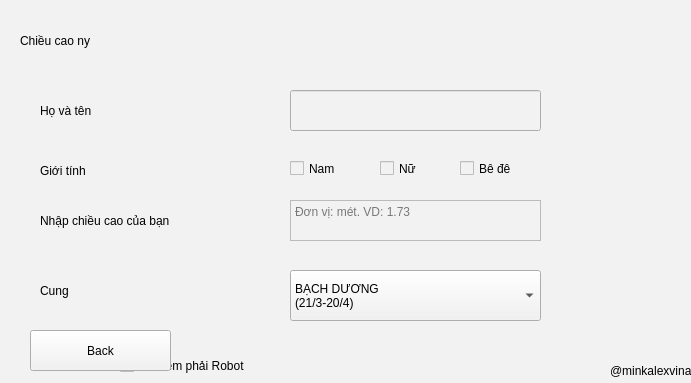
<?xml version="1.0" encoding="UTF-8"?>
<ui version="4.0">
 <class>MainWindow</class>
 <widget class="QMainWindow" name="MainWindow">
  <property name="geometry">
   <rect>
    <x>0</x>
    <y>0</y>
    <width>691</width>
    <height>383</height>
   </rect>
  </property>
  <property name="windowTitle">
   <string>MainWindow</string>
  </property>
  <property name="windowIcon">
   <iconset resource="qrc/icon.qrc">
    <normaloff>:/icon/bird.png</normaloff>:/icon/bird.png</iconset>
  </property>
  <property name="windowOpacity">
   <double>1.000000000000000</double>
  </property>
  <property name="styleSheet">
   <string notr="true">background-color: rgb(242, 242, 242);</string>
  </property>
  <widget class="QWidget" name="centralwidget">
   <widget class="QStackedWidget" name="stackedWidget">
    <property name="geometry">
     <rect>
      <x>0</x>
      <y>0</y>
      <width>691</width>
      <height>381</height>
     </rect>
    </property>
    <property name="styleSheet">
     <string notr="true">background-color: rgb(242, 242, 242);</string>
    </property>
    <widget class="QWidget" name="page">
     <widget class="QLabel" name="label">
      <property name="geometry">
       <rect>
        <x>20</x>
        <y>0</y>
        <width>321</width>
        <height>81</height>
       </rect>
      </property>
      <property name="styleSheet">
       <string notr="true">font: 40pt \&quot;MS Shell Dlg 2\&quot;;
</string>
      </property>
      <property name="text">
       <string>Chiều cao ny</string>
      </property>
     </widget>
     <widget class="QLabel" name="labelHight">
      <property name="geometry">
       <rect>
        <x>40</x>
        <y>200</y>
        <width>231</width>
        <height>41</height>
       </rect>
      </property>
      <property name="styleSheet">
       <string notr="true">font: 16pt \&quot;MS Shell Dlg 2\&quot;;</string>
      </property>
      <property name="text">
       <string>Nhập chiều cao của bạn</string>
      </property>
     </widget>
     <widget class="QCheckBox" name="checkBoy">
      <property name="geometry">
       <rect>
        <x>290</x>
        <y>160</y>
        <width>70</width>
        <height>17</height>
       </rect>
      </property>
      <property name="styleSheet">
       <string notr="true">font: 16pt \&quot;MS Shell Dlg 2\&quot;</string>
      </property>
      <property name="text">
       <string>Nam</string>
      </property>
     </widget>
     <widget class="QCheckBox" name="checkGirl">
      <property name="geometry">
       <rect>
        <x>380</x>
        <y>160</y>
        <width>70</width>
        <height>17</height>
       </rect>
      </property>
      <property name="styleSheet">
       <string notr="true">font: 16pt \&quot;MS Shell Dlg 2\&quot;</string>
      </property>
      <property name="text">
       <string>Nữ</string>
      </property>
     </widget>
     <widget class="QCheckBox" name="checkGay">
      <property name="geometry">
       <rect>
        <x>460</x>
        <y>160</y>
        <width>81</width>
        <height>17</height>
       </rect>
      </property>
      <property name="styleSheet">
       <string notr="true">font: 16pt \&quot;MS Shell Dlg 2\&quot;</string>
      </property>
      <property name="text">
       <string>Bê đê</string>
      </property>
     </widget>
     <widget class="QLabel" name="labelSex">
      <property name="geometry">
       <rect>
        <x>40</x>
        <y>150</y>
        <width>221</width>
        <height>41</height>
       </rect>
      </property>
      <property name="styleSheet">
       <string notr="true">font: 16pt \&quot;MS Shell Dlg 2\&quot;;</string>
      </property>
      <property name="text">
       <string>Giới tính</string>
      </property>
     </widget>
     <widget class="QLabel" name="labelName">
      <property name="geometry">
       <rect>
        <x>40</x>
        <y>90</y>
        <width>231</width>
        <height>41</height>
       </rect>
      </property>
      <property name="styleSheet">
       <string notr="true">font: 16pt \&quot;MS Shell Dlg 2\&quot;;</string>
      </property>
      <property name="text">
       <string>Họ và tên</string>
      </property>
     </widget>
     <widget class="QComboBox" name="comboCung">
      <property name="geometry">
       <rect>
        <x>290</x>
        <y>270</y>
        <width>251</width>
        <height>51</height>
       </rect>
      </property>
      <property name="styleSheet">
       <string notr="true">font: 16pt \&quot;MS Shell Dlg 2\&quot;</string>
      </property>
      <item>
       <property name="text">
        <string>BẠCH DƯƠNG
(21/3-20/4)</string>
       </property>
      </item>
      <item>
       <property name="text">
        <string>KIM NGƯU
(21/4-20/5)</string>
       </property>
      </item>
      <item>
       <property name="text">
        <string>SONG TỬ
(21/5-21/6)</string>
       </property>
      </item>
      <item>
       <property name="text">
        <string>CỰ GIẢI
(22/6-22/7)</string>
       </property>
      </item>
      <item>
       <property name="text">
        <string>SƯ TỬ
(23/7-22/8)</string>
       </property>
      </item>
      <item>
       <property name="text">
        <string>XỬ NỮ
(23/8-22/9)</string>
       </property>
      </item>
      <item>
       <property name="text">
        <string>THIÊN BÌNH
(23/9-23/10)</string>
       </property>
      </item>
      <item>
       <property name="text">
        <string>BỌ CẠP
(24/10-22/11)</string>
       </property>
      </item>
      <item>
       <property name="text">
        <string>NHÂN MÃ
(23/11-21/12)</string>
       </property>
      </item>
      <item>
       <property name="text">
        <string>MA KẾT
(22/12-19/1)</string>
       </property>
      </item>
      <item>
       <property name="text">
        <string>BẢO BÌNH
(20/1-18/2)</string>
       </property>
      </item>
      <item>
       <property name="text">
        <string>SONG NGƯ
(19/2-20/3)</string>
       </property>
      </item>
     </widget>
     <widget class="QLabel" name="labelCung">
      <property name="geometry">
       <rect>
        <x>40</x>
        <y>270</y>
        <width>231</width>
        <height>41</height>
       </rect>
      </property>
      <property name="styleSheet">
       <string notr="true">font: 16pt \&quot;MS Shell Dlg 2\&quot;;</string>
      </property>
      <property name="text">
       <string>Cung</string>
      </property>
     </widget>
     <widget class="QCheckBox" name="checkRobot">
      <property name="geometry">
       <rect>
        <x>120</x>
        <y>350</y>
        <width>231</width>
        <height>31</height>
       </rect>
      </property>
      <property name="styleSheet">
       <string notr="true">font: 16pt \&quot;MS Shell Dlg 2\&quot;</string>
      </property>
      <property name="text">
       <string>Tôi hem phải Robot</string>
      </property>
     </widget>
     <widget class="QPushButton" name="btnStart">
      <property name="geometry">
       <rect>
        <x>600</x>
        <y>90</y>
        <width>51</width>
        <height>51</height>
       </rect>
      </property>
      <property name="styleSheet">
       <string notr="true">border: 0px;</string>
      </property>
      <property name="text">
       <string/>
      </property>
      <property name="icon">
       <iconset resource="qrc/icon.qrc">
        <normaloff>:/icon/start.png</normaloff>:/icon/start.png</iconset>
      </property>
      <property name="iconSize">
       <size>
        <width>50</width>
        <height>50</height>
       </size>
      </property>
     </widget>
     <widget class="QPushButton" name="btnSetting">
      <property name="geometry">
       <rect>
        <x>600</x>
        <y>180</y>
        <width>51</width>
        <height>51</height>
       </rect>
      </property>
      <property name="styleSheet">
       <string notr="true">border: 0px;</string>
      </property>
      <property name="text">
       <string/>
      </property>
      <property name="icon">
       <iconset resource="qrc/icon.qrc">
        <normaloff>:/icon/setting.png</normaloff>:/icon/setting.png</iconset>
      </property>
      <property name="iconSize">
       <size>
        <width>50</width>
        <height>50</height>
       </size>
      </property>
     </widget>
     <widget class="QPushButton" name="btnAbout">
      <property name="geometry">
       <rect>
        <x>600</x>
        <y>270</y>
        <width>51</width>
        <height>51</height>
       </rect>
      </property>
      <property name="styleSheet">
       <string notr="true">border: 0px;</string>
      </property>
      <property name="text">
       <string/>
      </property>
      <property name="icon">
       <iconset resource="qrc/icon.qrc">
        <normaloff>:/icon/about.png</normaloff>:/icon/about.png</iconset>
      </property>
      <property name="iconSize">
       <size>
        <width>50</width>
        <height>50</height>
       </size>
      </property>
     </widget>
     <widget class="QPlainTextEdit" name="inputHeight">
      <property name="geometry">
       <rect>
        <x>290</x>
        <y>200</y>
        <width>251</width>
        <height>41</height>
       </rect>
      </property>
      <property name="styleSheet">
       <string notr="true">font: 16pt \&quot;MS Shell Dlg 2\&quot;;</string>
      </property>
      <property name="placeholderText">
       <string>Đơn vị: mét. VD: 1.73</string>
      </property>
     </widget>
     <widget class="QLineEdit" name="inputName">
      <property name="geometry">
       <rect>
        <x>290</x>
        <y>90</y>
        <width>251</width>
        <height>41</height>
       </rect>
      </property>
      <property name="styleSheet">
       <string notr="true">font: 16pt \&quot;MS Shell Dlg 2\&quot;;</string>
      </property>
     </widget>
    </widget>
    <widget class="QWidget" name="pageSetting">
     <widget class="QComboBox" name="comboUnit">
      <property name="geometry">
       <rect>
        <x>230</x>
        <y>110</y>
        <width>181</width>
        <height>41</height>
       </rect>
      </property>
      <property name="styleSheet">
       <string notr="true">font: 16pt \&quot;MS Shell Dlg 2\&quot;</string>
      </property>
      <item>
       <property name="text">
        <string>mét</string>
       </property>
      </item>
      <item>
       <property name="text">
        <string>đề-xi-mét</string>
       </property>
      </item>
      <item>
       <property name="text">
        <string>feet</string>
       </property>
      </item>
      <item>
       <property name="text">
        <string>cen-ti-mét</string>
       </property>
      </item>
      <item>
       <property name="text">
        <string>mi-li-mét</string>
       </property>
      </item>
     </widget>
     <widget class="QLabel" name="labelUnit">
      <property name="geometry">
       <rect>
        <x>120</x>
        <y>110</y>
        <width>81</width>
        <height>41</height>
       </rect>
      </property>
      <property name="styleSheet">
       <string notr="true">font: 16pt \&quot;MS Shell Dlg 2\&quot;;</string>
      </property>
      <property name="text">
       <string>Đơn vị</string>
      </property>
     </widget>
     <widget class="QLabel" name="labelSetting">
      <property name="geometry">
       <rect>
        <x>50</x>
        <y>10</y>
        <width>321</width>
        <height>81</height>
       </rect>
      </property>
      <property name="styleSheet">
       <string notr="true">font: 40pt \&quot;MS Shell Dlg 2\&quot;;
</string>
      </property>
      <property name="text">
       <string>Cài đặt</string>
      </property>
     </widget>
     <widget class="QPushButton" name="btnUpdate">
      <property name="geometry">
       <rect>
        <x>420</x>
        <y>340</y>
        <width>161</width>
        <height>31</height>
       </rect>
      </property>
      <property name="styleSheet">
       <string notr="true">QPushButton{color: rgb(56, 56, 56);background-color: rgb(255, 255, 155);border: 1px soild grey;border-radius: 5px;font: 14pt \&quot;MS Shell Dlg 2\&quot;}QPushButton:hover{background-color: rgb(255, 255, 105)}</string>
      </property>
      <property name="text">
       <string>Kiểm tra cập nhật</string>
      </property>
     </widget>
     <widget class="QPushButton" name="btnDele">
      <property name="geometry">
       <rect>
        <x>260</x>
        <y>340</y>
        <width>141</width>
        <height>31</height>
       </rect>
      </property>
      <property name="styleSheet">
       <string notr="true">QPushButton{color: rgb(56, 56, 56);background-color: rgb(255, 255, 155);border: 1px soild grey;border-radius: 5px;font: 14pt \&quot;MS Shell Dlg 2\&quot;}QPushButton:hover{background-color: rgb(255, 255, 105)}</string>
      </property>
      <property name="text">
       <string>Xoá dữ liệu</string>
      </property>
      <property name="icon">
       <iconset resource="qrc/icon.qrc">
        <normaloff>:/icon/dele.png</normaloff>:/icon/dele.png</iconset>
      </property>
      <property name="iconSize">
       <size>
        <width>24</width>
        <height>24</height>
       </size>
      </property>
     </widget>
     <widget class="QLabel" name="labelAI">
      <property name="geometry">
       <rect>
        <x>120</x>
        <y>180</y>
        <width>81</width>
        <height>41</height>
       </rect>
      </property>
      <property name="styleSheet">
       <string notr="true">font: 16pt \&quot;MS Shell Dlg 2\&quot;;</string>
      </property>
      <property name="text">
       <string>Chọn AI</string>
      </property>
     </widget>
     <widget class="QComboBox" name="comboAI">
      <property name="geometry">
       <rect>
        <x>230</x>
        <y>180</y>
        <width>181</width>
        <height>41</height>
       </rect>
      </property>
      <property name="styleSheet">
       <string notr="true">font: 16pt \&quot;MS Shell Dlg 2\&quot;</string>
      </property>
      <item>
       <property name="text">
        <string>Anna</string>
       </property>
      </item>
      <item>
       <property name="text">
        <string>Lisa</string>
       </property>
      </item>
      <item>
       <property name="text">
        <string>Rose</string>
       </property>
      </item>
      <item>
       <property name="text">
        <string>Ngô Khá</string>
       </property>
      </item>
      <item>
       <property name="text">
        <string>Huấn</string>
       </property>
      </item>
     </widget>
    </widget>
    <widget class="QWidget" name="pageAbout">
     <widget class="QTextBrowser" name="about">
      <property name="geometry">
       <rect>
        <x>10</x>
        <y>20</y>
        <width>671</width>
        <height>351</height>
       </rect>
      </property>
      <property name="html">
       <string>&lt;!DOCTYPE HTML PUBLIC &quot;-//W3C//DTD HTML 4.0//EN&quot; &quot;http://www.w3.org/TR/REC-html40/strict.dtd&quot;&gt;
&lt;html&gt;&lt;head&gt;&lt;meta name=&quot;qrichtext&quot; content=&quot;1&quot; /&gt;&lt;style type=&quot;text/css&quot;&gt;
p, li { white-space: pre-wrap; }
&lt;/style&gt;&lt;/head&gt;&lt;body style=&quot; font-family:'MS Shell Dlg 2'; font-size:8.25pt; font-weight:400; font-style:normal;&quot;&gt;
&lt;p style=&quot; margin-top:0px; margin-bottom:0px; margin-left:0px; margin-right:0px; -qt-block-indent:0; text-indent:0px;&quot;&gt;&lt;span style=&quot; font-size:20pt; font-weight:600;&quot;&gt;Crush Height&lt;/span&gt;&lt;/p&gt;
&lt;p align=&quot;right&quot; style=&quot; margin-top:0px; margin-bottom:0px; margin-left:0px; margin-right:0px; -qt-block-indent:0; text-indent:0px;&quot;&gt;&lt;span style=&quot; font-family:'Roboto Light'; font-size:8pt;&quot;&gt;Copyright ©2021 Crush Height _ MINK&lt;/span&gt;&lt;/p&gt;
&lt;p style=&quot; margin-top:0px; margin-bottom:0px; margin-left:0px; margin-right:0px; -qt-block-indent:0; text-indent:0px;&quot;&gt;&lt;span style=&quot; font-size:14pt;&quot;&gt;Ứng dụng dự đoán chiều cao ny bằng AI&lt;/span&gt;&lt;/p&gt;
&lt;p style=&quot; margin-top:0px; margin-bottom:0px; margin-left:0px; margin-right:0px; -qt-block-indent:0; text-indent:0px;&quot;&gt;&lt;span style=&quot; font-size:14pt;&quot;&gt;Cách sử dụng: Nhập thông tin về bản thân và để việc còn lại cho AI.&lt;/span&gt;&lt;/p&gt;
&lt;p style=&quot; margin-top:0px; margin-bottom:0px; margin-left:0px; margin-right:0px; -qt-block-indent:0; text-indent:0px;&quot;&gt;&lt;span style=&quot; font-size:9pt;&quot;&gt;*Lưu ý: Kết quả có thể không chính xác 100% như bài Tarot&lt;/span&gt;&lt;/p&gt;
&lt;p style=&quot;-qt-paragraph-type:empty; margin-top:0px; margin-bottom:0px; margin-left:0px; margin-right:0px; -qt-block-indent:0; text-indent:0px; font-size:9pt;&quot;&gt;&lt;br /&gt;&lt;/p&gt;
&lt;p style=&quot; margin-top:0px; margin-bottom:0px; margin-left:0px; margin-right:0px; -qt-block-indent:0; text-indent:0px;&quot;&gt;&lt;span style=&quot; font-size:14pt;&quot;&gt;Follow my Youtube: &lt;/span&gt;&lt;a href=&quot;https://www.youtube.com/c/minkalexvina/&quot;&gt;&lt;span style=&quot; font-size:14pt; text-decoration: underline; color:#0000ff;&quot;&gt;https://www.youtube.com/c/minkalexvina/&lt;/span&gt;&lt;/a&gt;&lt;/p&gt;
&lt;p style=&quot; margin-top:0px; margin-bottom:0px; margin-left:0px; margin-right:0px; -qt-block-indent:0; text-indent:0px;&quot;&gt;&lt;span style=&quot; font-size:14pt;&quot;&gt;Follow my Facebook: &lt;/span&gt;&lt;a href=&quot;https://www.facebook.com/minkalexvina/&quot;&gt;&lt;span style=&quot; font-size:14pt; text-decoration: underline; color:#0000ff;&quot;&gt;https://www.facebook.com/minkalexvina/&lt;/span&gt;&lt;/a&gt;&lt;/p&gt;
&lt;p style=&quot; margin-top:0px; margin-bottom:0px; margin-left:0px; margin-right:0px; -qt-block-indent:0; text-indent:0px;&quot;&gt;&lt;span style=&quot; font-size:14pt;&quot;&gt;Follow my Instagram: &lt;/span&gt;&lt;a href=&quot;https://www.instagram.com/minkalexvina/&quot;&gt;&lt;span style=&quot; font-size:14pt; text-decoration: underline; color:#0000ff;&quot;&gt;https://www.instagram.com/minkalexvina/&lt;/span&gt;&lt;/a&gt;&lt;/p&gt;
&lt;p style=&quot;-qt-paragraph-type:empty; margin-top:0px; margin-bottom:0px; margin-left:0px; margin-right:0px; -qt-block-indent:0; text-indent:0px; font-size:14pt; text-decoration: underline; color:#0000ff;&quot;&gt;&lt;br /&gt;&lt;/p&gt;
&lt;p style=&quot; margin-top:0px; margin-bottom:0px; margin-left:0px; margin-right:0px; -qt-block-indent:0; text-indent:0px;&quot;&gt;&lt;span style=&quot; font-size:14pt;&quot;&gt;Thank you for using my program :&amp;gt;&lt;/span&gt;&lt;/p&gt;&lt;/body&gt;&lt;/html&gt;</string>
      </property>
     </widget>
    </widget>
    <widget class="QWidget" name="pageProcess">
     <widget class="QLabel" name="process">
      <property name="geometry">
       <rect>
        <x>140</x>
        <y>70</y>
        <width>471</width>
        <height>81</height>
       </rect>
      </property>
      <property name="styleSheet">
       <string notr="true">font: 40pt \&quot;MS Shell Dlg 2\&quot;;
</string>
      </property>
      <property name="text">
       <string>Processing...</string>
      </property>
      <property name="alignment">
       <set>Qt::AlignCenter</set>
      </property>
     </widget>
     <widget class="QLabel" name="labelDark">
      <property name="geometry">
       <rect>
        <x>190</x>
        <y>180</y>
        <width>381</width>
        <height>41</height>
       </rect>
      </property>
      <property name="styleSheet">
       <string notr="true">font: 20pt \&quot;MS Shell Dlg 2\&quot;;
</string>
      </property>
      <property name="text">
       <string>Chờ đợi là hạnh phúc</string>
      </property>
      <property name="alignment">
       <set>Qt::AlignCenter</set>
      </property>
     </widget>
     <widget class="QPushButton" name="btnStop">
      <property name="geometry">
       <rect>
        <x>350</x>
        <y>260</y>
        <width>51</width>
        <height>51</height>
       </rect>
      </property>
      <property name="styleSheet">
       <string notr="true">border: 0px;</string>
      </property>
      <property name="text">
       <string/>
      </property>
      <property name="icon">
       <iconset resource="qrc/icon.qrc">
        <normaloff>:/icon/stop.png</normaloff>:/icon/stop.png</iconset>
      </property>
      <property name="iconSize">
       <size>
        <width>50</width>
        <height>50</height>
       </size>
      </property>
     </widget>
    </widget>
   </widget>
   <widget class="QLabel" name="minkalexvina">
    <property name="geometry">
     <rect>
      <x>610</x>
      <y>360</y>
      <width>81</width>
      <height>21</height>
     </rect>
    </property>
    <property name="styleSheet">
     <string notr="true">font: 8pt \&quot;MS Shell Dlg 2\&quot;;
</string>
    </property>
    <property name="text">
     <string>@minkalexvina</string>
    </property>
   </widget>
   <widget class="QPushButton" name="btnBack">
    <property name="geometry">
     <rect>
      <x>30</x>
      <y>330</y>
      <width>141</width>
      <height>41</height>
     </rect>
    </property>
    <property name="styleSheet">
     <string notr="true">QPushButton{color: rgb(56, 56, 56);background-color: rgb(255, 255, 155);border: 1px soild grey;border-radius: 5px;font: 28pt \&quot;MS Shell Dlg 2\&quot;}QPushButton:hover{background-color: rgb(255, 255, 105)}</string>
    </property>
    <property name="text">
     <string>Back</string>
    </property>
    <property name="icon">
     <iconset resource="qrc/icon.qrc">
      <normaloff>:/icon/bird.png</normaloff>:/icon/bird.png</iconset>
    </property>
    <property name="iconSize">
     <size>
      <width>40</width>
      <height>40</height>
     </size>
    </property>
   </widget>
  </widget>
 </widget>
 <resources>
  <include location="qrc/icon.qrc"/>
 </resources>
 <connections/>
</ui>
